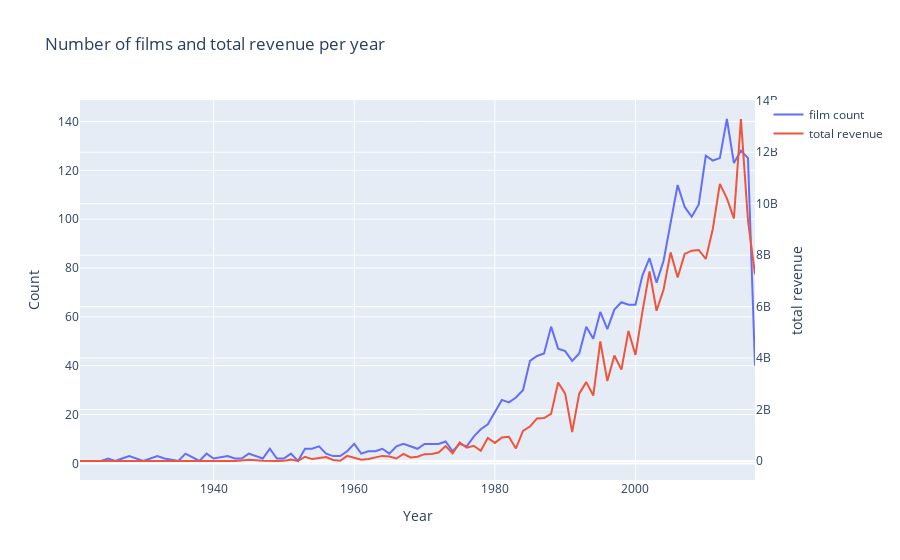

Notebook code for this chart:
### Markdown cell above
#### Number of Films and Revenue Per Year

### Code cell
d1 = train["release_date_year"].value_counts().sort_index()
d2 = train.groupby("release_date_year")["revenue"].sum()

data = [go.Scatter(x=d1.index, y=d1.values, name="film count"),
       go.Scatter(x=d2.index, y=d2.values, name="total revenue", yaxis = "y2")]

layout = go.Layout(dict(title = "Number of films and total revenue per year", 
                       xaxis = dict(title = "Year"),
                       yaxis = dict(title = "Count"),
                       yaxis2 = dict(title = "total revenue", overlaying = "y", side = "right"),
                       legend = dict(orientation = "v")))
py.iplot(dict(data=data, layout=layout))
